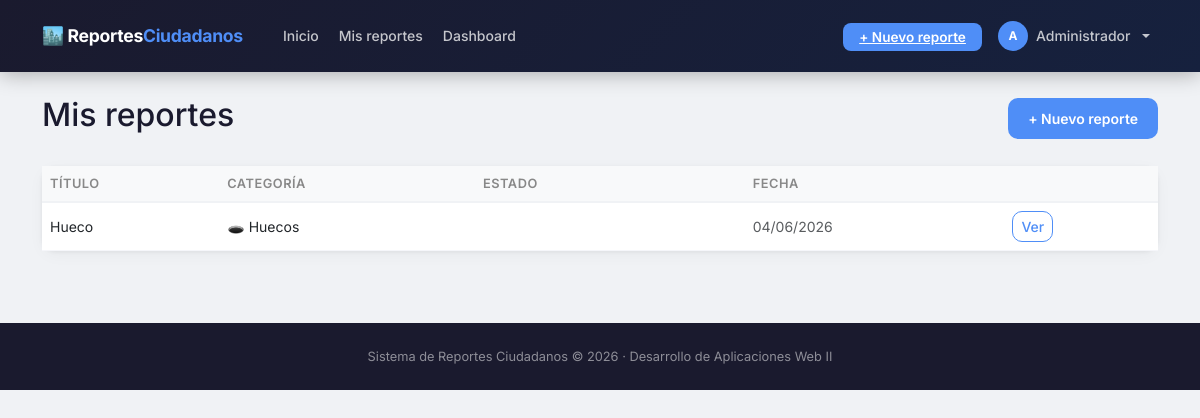
Page /mis-reportes/ (signed in) on the committed database.
### reportes/models.py (models this page shows, shortened)
class Reporte(models.Model):
    ESTADO_CHOICES = [
        ('pendiente',   'Pendiente'),
        ('en_revision', 'En revisión'),
        ('resuelto',    'Resuelto'),
    ]
    titulo        = models.CharField(max_length=200)
    descripcion   = models.TextField()
    estado        = models.CharField(max_length=20, choices=ESTADO_CHOICES, default='pendiente')
    latitud       = models.FloatField(null=True, blank=True)
    longitud      = models.FloatField(null=True, blank=True)
    fecha_creacion = models.DateTimeField(auto_now_add=True)
    usuario       = models.ForeignKey(User, on_delete=models.CASCADE)
    categoria     = models.ForeignKey(Categoria, on_delete=models.SET_NULL, null=True)
    class Meta:
        ordering = ['-fecha_creacion']

class Categoria(models.Model):
    nombre = models.CharField(max_length=100)
    icono  = models.CharField(max_length=50, default='📍')
    class Meta:
        verbose_name_plural = 'Categorías'

### reportes/views.py (the view)
# urls.py: path('mis-reportes/',         views.mis_reportes,    name='mis_reportes'),
@login_requerido
def mis_reportes(request):
    reportes = Reporte.objects.filter(usuario=request.user).select_related('categoria')
    return render(request, 'reportes/mis_reportes.html', {'reportes': reportes})

### reportes/templates/reportes/mis_reportes.html (shortened to what this page needs)
{% extends 'reportes/base.html' %}
{% block contenido %}
<div class="d-flex justify-content-between align-items-center mb-4">
    <h2>Mis reportes</h2>
    <a href="{% url 'reportes:crear' %}" class="btn btn-primary">+ Nuevo reporte</a>
</div>
{% if reportes %}
<div class="card">
    <div class="table-responsive">
        <table class="table table-hover mb-0">
            <thead class="table-light">
                <tr>
                    <th>Título</th>
                    <th>Categoría</th>
                    <th>Estado</th>
                    <th>Fecha</th>
                    <th></th>
                </tr>
            </thead>
            <tbody>
            {% for r in reportes %}
                <tr>
                    <td class="fw-500">{{ r.titulo }}</td>
                    <td>{{ r.categoria.icono }} {{ r.categoria.nombre }}</td>
                    <td>
                        <span class="badge badge-estado-{{ r.estado }} rounded-pill px-3">
                        </span>
                    </td>
                    <td class="text-muted small">{{ r.fecha_creacion|date:"d/m/Y" }}</td>
                    <td>
                        <a href="{% url 'reportes:detalle' r.pk %}" class="btn btn-outline-primary btn-sm">Ver</a>
                    </td>
                </tr>
            {% endfor %}
            </tbody>
        </table>
    </div>
</div>
{% else %}
<div class="text-center py-5">
    <div style="font-size:3rem">📋</div>
    <p class="text-muted mt-2">Aún no has creado ningún reporte.</p>
    <a href="{% url 'reportes:crear' %}" class="btn btn-primary">Crear mi primer reporte</a>
</div>
{% endif %}
{% endblock %}

### reportes/templates/reportes/base.html (shortened to what this page needs)
<!DOCTYPE html>
<html lang="es">
<head>
    <link href="https://cdn.jsdelivr.net/npm/bootstrap@5.3.0/dist/css/bootstrap.min.css" rel="stylesheet">
    <link rel="stylesheet" href="https://unpkg.com/leaflet@1.9.4/dist/leaflet.css"/>
</head>
<body>
<nav class="navbar navbar-expand-lg">
    <div class="container">
        <a class="navbar-brand" href="{% url 'reportes:inicio' %}">
            🏙️ Reportes<span>Ciudadanos</span>
        </a>
        <div class="collapse navbar-collapse" id="navMenu">
            <ul class="navbar-nav me-auto ms-3 gap-1">
                <li class="nav-item">
                    <a class="nav-link" href="{% url 'reportes:inicio' %}">Inicio</a>
                </li>
                {% if user.is_authenticated %}
                <li class="nav-item">
                    <a class="nav-link" href="{% url 'reportes:mis_reportes' %}">Mis reportes</a>
                </li>
                {% if user.is_staff %}
                <li class="nav-item">
                    <a class="nav-link" href="{% url 'reportes:dashboard' %}">Dashboard</a>
                </li>
                {% endif %}
                {% endif %}
            </ul>
            <ul class="navbar-nav align-items-center gap-2">
                {% if user.is_authenticated %}
                    <li class="nav-item">
                        <a href="{% url 'reportes:crear' %}" class="btn-nav-primary">+ Nuevo reporte</a>
                    </li>
                    <li class="nav-item dropdown">
                        <a class="nav-link dropdown-toggle d-flex align-items-center gap-2" href="#" data-bs-toggle="dropdown">
                            <div style="width:30px;height:30px;border-radius:50%;background:#4f8ef7;color:#fff;display:flex;align-items:center;justify-content:center;font-size:12px;font-weight:700">
                                {{ user.username|first|upper }}
                            </div>
                            {{ user.username }}
                        </a>
                    </li>
                {% endif %}
            </ul>
        </div>
    </div>
</nav>
<div class="container py-4">
    {% block contenido %}{% endblock %}
</div>
<footer>
    <div class="container text-center">
        Sistema de Reportes Ciudadanos &copy; 2026 · Desarrollo de Aplicaciones Web II
    </div>
</footer>
</body>
</html>

### reportes/templates/reportes/base.html (style rules this page uses)
* { font-family: 'Inter', sans-serif; }
body { background: #f0f2f5; color: #1a1a2e; }
.navbar { background: linear-gradient(135deg, #1a1a2e 0%, #16213e 100%) !important; padding: 0.8rem 0; box-shadow: 0 2px 20px rgba(0,0,0,0.3); }
.navbar-brand { font-size: 1.1rem; font-weight: 700; letter-spacing: -0.3px; color: #fff !important; }
.navbar-brand span { color: #4f8ef7; }
.nav-link { color: rgba(255,255,255,0.75) !important; font-size: 0.875rem; font-weight: 500; transition: color .2s; }
.btn-nav-primary { background: #4f8ef7; color: #fff; border: none; border-radius: 8px; padding: 6px 16px; font-size: 0.85rem; font-weight: 600; transition: background .2s; }
.card { border: none; border-radius: 14px; box-shadow: 0 1px 4px rgba(0,0,0,.06), 0 4px 16px rgba(0,0,0,.04); background: #fff; }
.btn-primary { background: #4f8ef7; border: none; border-radius: 10px; font-weight: 600; font-size: 0.875rem; padding: 10px 20px; transition: background .2s, transform .1s; }
.btn-outline-primary { border-color: #4f8ef7; color: #4f8ef7; border-radius: 10px; font-weight: 500; font-size: 0.875rem; }
footer { background: #1a1a2e; color: rgba(255,255,255,0.5); font-size: 0.8rem; padding: 1.5rem 0; margin-top: 3rem; }
.table th { font-size: 0.8rem; font-weight: 600; color: #888; text-transform: uppercase; letter-spacing: .5px; border-bottom: 2px solid #f0f2f5; }
.table td { font-size: 0.875rem; vertical-align: middle; border-color: #f5f6fa; }

### rows in the picture
Reporte: titulo "Hueco", categoria.icono "🕳️", categoria.nombre "Huecos", fecha_creacion "04/06/2026"

### other values in the picture
{{ user.username|first|upper }} "A"
{{ user.username }} "Administrador"
